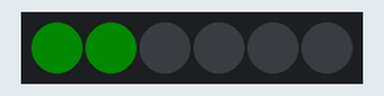
The sketch below on a simulated Arduino Uno, built with avr-gcc and run on an emulated ATmega328P. On the bench: 6 RGB LEDs in strip order, left to right. Dim RGB values are drawn brighter than linear.

Above: at 0.05 s.
At 4.67 s:
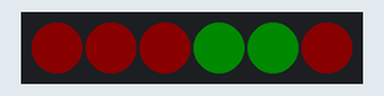
At 9.89 s:
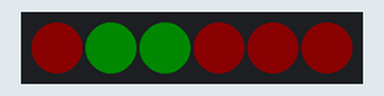
At 20.08 s:
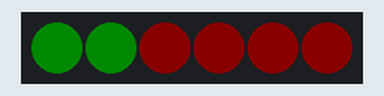
At 29.87 s:
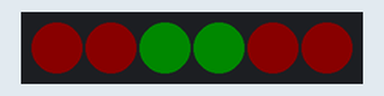
At 39.66 s:
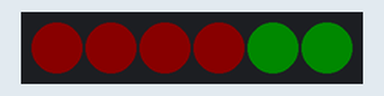
Timing chart, 0 to 40.0 s (numbered marks = the images above):
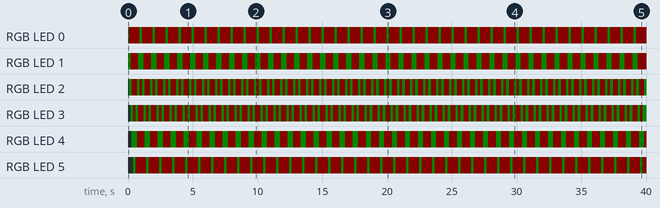

The sketch:

green_along_red.ino
```cpp
#include <FastLED.h>

#define NUM_LEDS 6
#define LED_PIN 6

CRGB leds[NUM_LEDS];

// Number of LEDs in the moving group
#define GROUP_SIZE 2

// Animation delay in milliseconds
#define ANIMATION_DELAY 100 // Decreased delay for faster movement

void setup() {
  FastLED.addLeds<WS2812B, LED_PIN, GRB>(leds, NUM_LEDS);
  FastLED.setBrightness(10); // Adjust the brightness as needed
}

void loop() {
  // Initialize color values
  CRGB magenta = CRGB(255, 0, 255);
  CRGB green = CRGB(0, 255, 0);

  // Move the group of green LEDs from left to right
  for (int i = 0; i <= NUM_LEDS - GROUP_SIZE; i++) {
    for (int j = 0; j < GROUP_SIZE; j++) {
      leds[i + j] = green;
    }
    FastLED.show();
    delay(ANIMATION_DELAY);
    // Clear the group
    for (int j = 0; j < GROUP_SIZE; j++) {
      leds[i + j] = CRGB::Red;
    }
  }

  // Move the group of green LEDs from right to left
  for (int i = NUM_LEDS - GROUP_SIZE; i >= 0; i--) {
    for (int j = 0; j < GROUP_SIZE; j++) {
      leds[i + j] = green;
    }
    FastLED.show();
    delay(ANIMATION_DELAY);
    // Clear the group
    for (int j = 0; j < GROUP_SIZE; j++) {
      leds[i + j] = CRGB::Red;
    }
  }
}
```

Measured:
- by itself, RGB LED 0: repeats every 1.0 s: RGB(10, 0, 0) 0.80 s, RGB(0, 10, 0) 0.20 s
- by itself, RGB LED 1: repeats every 1.0 s: RGB(10, 0, 0) 0.60 s, RGB(0, 10, 0) 0.40 s
- by itself, RGB LED 2: repeats every 1.0 s: RGB(10, 0, 0) 0.40 s, RGB(0, 10, 0) 0.20 s, RGB(10, 0, 0) 0.20 s, RGB(0, 10, 0) 0.20 s
- by itself, RGB LED 3: repeats every 1.0 s: RGB(10, 0, 0) 0.20 s, RGB(0, 10, 0) 0.20 s, RGB(10, 0, 0) 0.40 s, RGB(0, 10, 0) 0.20 s
- by itself, RGB LED 4: alternates RGB(10, 0, 0) for 0.60 s and RGB(0, 10, 0) for 0.40 s
- by itself, RGB LED 5: alternates RGB(10, 0, 0) for 0.80 s and RGB(0, 10, 0) for 0.20 s
